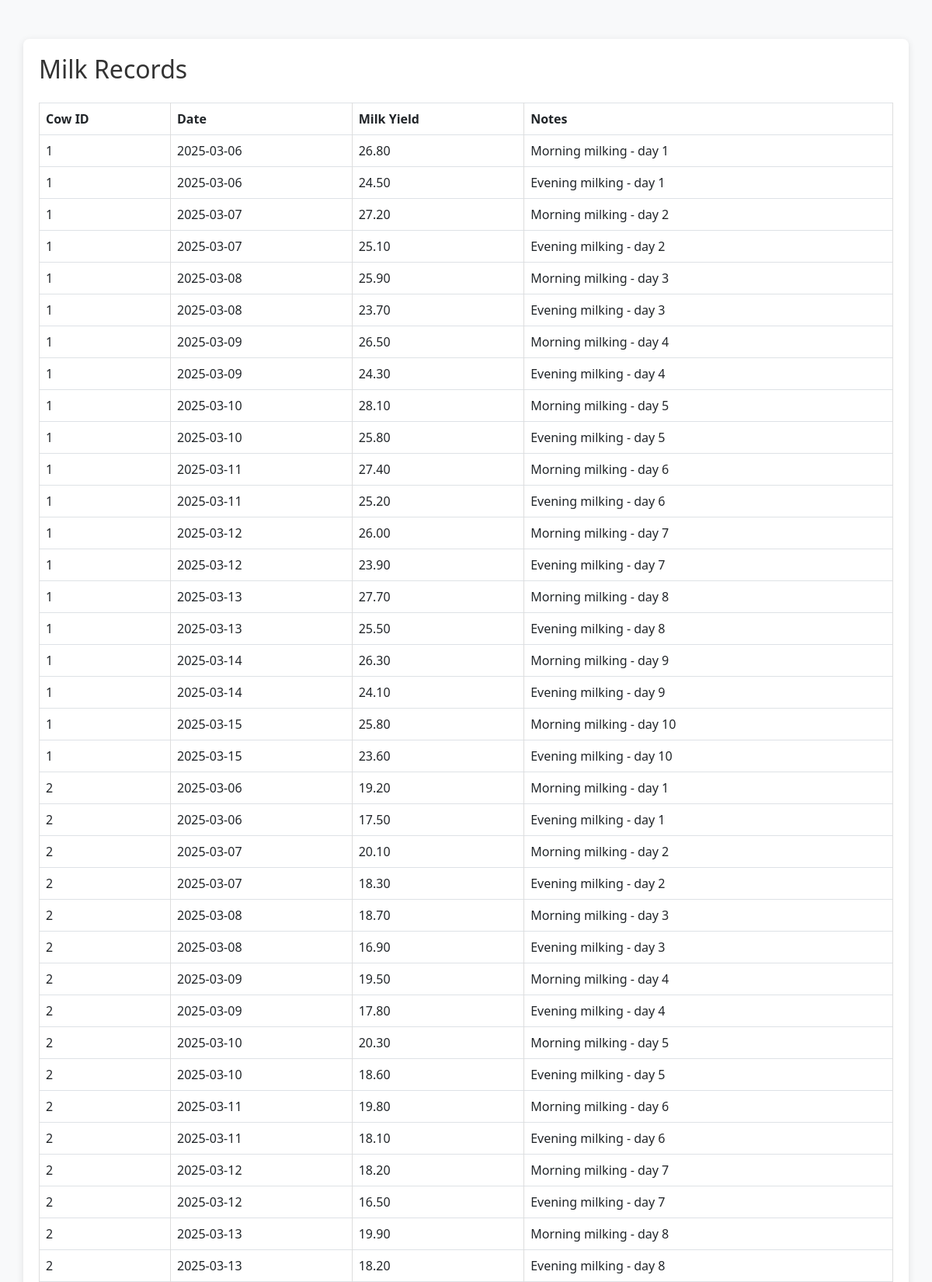
The app's page /Farm/views/milk/list.php (signed in, upper part) with its own data.
### tables this page shows
CREATE TABLE `milk_production` (
  `id` int(11) NOT NULL,
  `cow_id` varchar(50) NOT NULL,
  `date` date NOT NULL,
  `milk_yield` decimal(10,2) NOT NULL,
  `notes` text DEFAULT NULL
);

### Farm/models/MilkProduction.php (called while the page is built, shortened)
<?php
class MilkProduction {
    private $pdo;
    public function __construct($pdo) {
        $this->pdo = $pdo;
    }
    public function getMilkRecords(int $cowId = null, string $startDate = null, string $endDate = null): array {
        $sql = "SELECT cow_id, date, milk_yield, notes FROM milk_production";
        $params = [];
        try {
            $stmt = $this->pdo->prepare($sql);
            $stmt->execute($params);
            return $stmt->fetchAll(PDO::FETCH_ASSOC);
        } catch (PDOException $e) {
            error_log("Database error (getMilkRecords): " . $e->getMessage());
            return [];
        }
    }
}
?>

### Farm/Views/milk/list.php (the view, shortened to what this page needs)
<?php
require_once '../../config/database.php';
require_once '../../models/MilkProduction.php';
$milkProduction = new MilkProduction($pdo);
$records = $milkProduction->getMilkRecords();
?>
<!DOCTYPE html>
<html lang="en">
<head>
    <link href="https://cdn.jsdelivr.net/npm/bootstrap@5.3.0/dist/css/bootstrap.min.css" rel="stylesheet">
</head>
<body>
    <div class="container">
        <h2>Milk Records</h2>
        <table class="table table-bordered table-responsive mt-4">
            <thead>
                <tr>
                    <th>Cow ID</th>
                    <th>Date</th>
                    <th>Milk Yield</th>
                    <th>Notes</th>
                </tr>
            </thead>
            <tbody>
                <?php if (empty($records)): ?>
                    <tr><td colspan="4">No milk records found.</td></tr>
                <?php else: ?>
                    <?php foreach ($records as $record): ?>
                        <tr>
                            <td><?php echo htmlspecialchars($record['cow_id']); ?></td>
                            <td><?php echo date('Y-m-d', strtotime($record['date'])); ?></td>
                            <td><?php echo htmlspecialchars($record['milk_yield']); ?></td>
                            <td><?php echo htmlspecialchars($record['notes']); ?></td>
                        </tr>
                    <?php endforeach; ?>
                <?php endif; ?>
            </tbody>
        </table>
    </div>
</body>
</html>

### Farm/Views/milk/list.php (style rules this page uses)
body { background-color: #f8f9fa; }
.container { background-color: white; border-radius: 8px; box-shadow: 0 2px 10px rgba(0, 0, 0, 0.1); padding: 20px; margin-top: 50px; }
h2 { color: #333; margin-bottom: 20px; }
table { width: 100%; border-collapse: collapse; margin-top: 20px; }
th, td { border: 1px solid #ddd; padding: 8px; text-align: left; }
th { background-color: #f2f2f2; }

### records on screen
milk_production: cow "1", date "2025-03-06", milk_yield "26.80", notes "Morning milking - day 1"
milk_production: cow "1", date "2025-03-06", milk_yield "24.50", notes "Evening milking - day 1"
milk_production: cow "1", date "2025-03-07", milk_yield "27.20", notes "Morning milking - day 2"
milk_production: cow "1", date "2025-03-07", milk_yield "25.10", notes "Evening milking - day 2"
milk_production: cow "1", date "2025-03-08", milk_yield "25.90", notes "Morning milking - day 3"
milk_production: cow "1", date "2025-03-08", milk_yield "23.70", notes "Evening milking - day 3"
milk_production: cow "1", date "2025-03-09", milk_yield "26.50", notes "Morning milking - day 4"
milk_production: cow "1", date "2025-03-09", milk_yield "24.30", notes "Evening milking - day 4"
milk_production: cow "1", date "2025-03-10", milk_yield "28.10", notes "Morning milking - day 5"
milk_production: cow "1", date "2025-03-10", milk_yield "25.80", notes "Evening milking - day 5"
milk_production: cow "1", date "2025-03-11", milk_yield "27.40", notes "Morning milking - day 6"
milk_production: cow "1", date "2025-03-11", milk_yield "25.20", notes "Evening milking - day 6"
milk_production: cow "1", date "2025-03-12", milk_yield "26.00", notes "Morning milking - day 7"
milk_production: cow "1", date "2025-03-12", milk_yield "23.90", notes "Evening milking - day 7"
milk_production: cow "1", date "2025-03-13", milk_yield "27.70", notes "Morning milking - day 8"
milk_production: cow "1", date "2025-03-13", milk_yield "25.50", notes "Evening milking - day 8"
milk_production: cow "1", date "2025-03-14", milk_yield "26.30", notes "Morning milking - day 9"
milk_production: cow "1", date "2025-03-14", milk_yield "24.10", notes "Evening milking - day 9"
milk_production: cow "1", date "2025-03-15", milk_yield "25.80", notes "Morning milking - day 10"
milk_production: cow "1", date "2025-03-15", milk_yield "23.60", notes "Evening milking - day 10"
milk_production: cow "2", date "2025-03-06", milk_yield "19.20", notes "Morning milking - day 1"
milk_production: cow "2", date "2025-03-06", milk_yield "17.50", notes "Evening milking - day 1"
milk_production: cow "2", date "2025-03-07", milk_yield "20.10", notes "Morning milking - day 2"
milk_production: cow "2", date "2025-03-07", milk_yield "18.30", notes "Evening milking - day 2"
milk_production: cow "2", date "2025-03-08", milk_yield "18.70", notes "Morning milking - day 3"
milk_production: cow "2", date "2025-03-08", milk_yield "16.90", notes "Evening milking - day 3"
milk_production: cow "2", date "2025-03-09", milk_yield "19.50", notes "Morning milking - day 4"
milk_production: cow "2", date "2025-03-09", milk_yield "17.80", notes "Evening milking - day 4"
milk_production: cow "2", date "2025-03-10", milk_yield "20.30", notes "Morning milking - day 5"
milk_production: cow "2", date "2025-03-10", milk_yield "18.60", notes "Evening milking - day 5"
milk_production: cow "2", date "2025-03-11", milk_yield "19.80", notes "Morning milking - day 6"
milk_production: cow "2", date "2025-03-11", milk_yield "18.10", notes "Evening milking - day 6"
milk_production: cow "2", date "2025-03-12", milk_yield "18.20", notes "Morning milking - day 7"
milk_production: cow "2", date "2025-03-12", milk_yield "16.50", notes "Evening milking - day 7"
milk_production: cow "2", date "2025-03-13", milk_yield "19.90", notes "Morning milking - day 8"
milk_production: cow "2", date "2025-03-13", milk_yield "18.20", notes "Evening milking - day 8"
